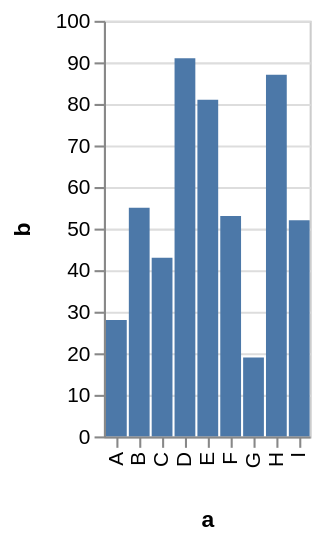

Write the Vega-Lite specification saved for this chart.
### Vega specification from a JSON file in a GitHub repository (floating-point values rounded to 4 significant figures)
{"$schema": "https://vega.github.io/schema/vega/v3.0.json", "description": "A simple bar chart with embedded data.", "autosize": "pad", "padding": 5, "encode": {"update": {"stroke": {"value": "#ccc"}, "fill": {"value": "transparent"}}}, "data": [{"name": "source_0", "values": [{"a": "A", "b": 28}, {"a": "B", "b": 55}, {"a": "C", "b": 43}, {"a": "D", "b": 91}, {"a": "E", "b": 81}, {"a": "F", "b": 53}, {"a": "G", "b": 19}, {"a": "H", "b": 87}, {"a": "I", "b": 52}]}, {"name": "data_0", "source": "source_0", "transform": [{"type": "formula", "expr": "toNumber(datum[\"b\"])", "as": "b"}, {"type": "filter", "expr": "datum[\"b\"] !== null && !isNaN(datum[\"b\"])"}]}], "signals": [{"name": "x_step", "value": 11}, {"name": "width", "update": "bandspace(domain('x').length, 0.1, 0.05) * x_step"}, {"name": "height", "update": "200"}], "marks": [{"name": "marks", "type": "rect", "role": "bar", "from": {"data": "data_0"}, "encode": {"update": {"x": {"scale": "x", "field": "a"}, "width": {"scale": "x", "band": true}, "y": {"scale": "y", "field": "b"}, "y2": {"scale": "y", "value": 0}, "fill": {"value": "#4c78a8"}}}}], "scales": [{"name": "x", "type": "band", "domain": {"data": "data_0", "field": "a", "sort": true}, "range": {"step": {"signal": "x_step"}}, "round": true, "paddingInner": 0.1, "paddingOuter": 0.05}, {"name": "y", "type": "linear", "domain": {"data": "data_0", "field": "b"}, "range": [{"signal": "height"}, 0], "round": true, "nice": true, "zero": true}], "axes": [{"scale": "x", "orient": "bottom", "tickCount": 5, "title": "a", "zindex": 1, "encode": {"labels": {"update": {"angle": {"value": 270}, "align": {"value": "right"}, "baseline": {"value": "middle"}}}}}, {"scale": "y", "orient": "left", "title": "b", "zindex": 1}, {"scale": "y", "domain": false, "grid": true, "labels": false, "maxExtent": 0, "minExtent": 0, "orient": "left", "ticks": false, "zindex": 0, "gridScale": "x"}], "config": {"axis": {"minExtent": 30}}}
